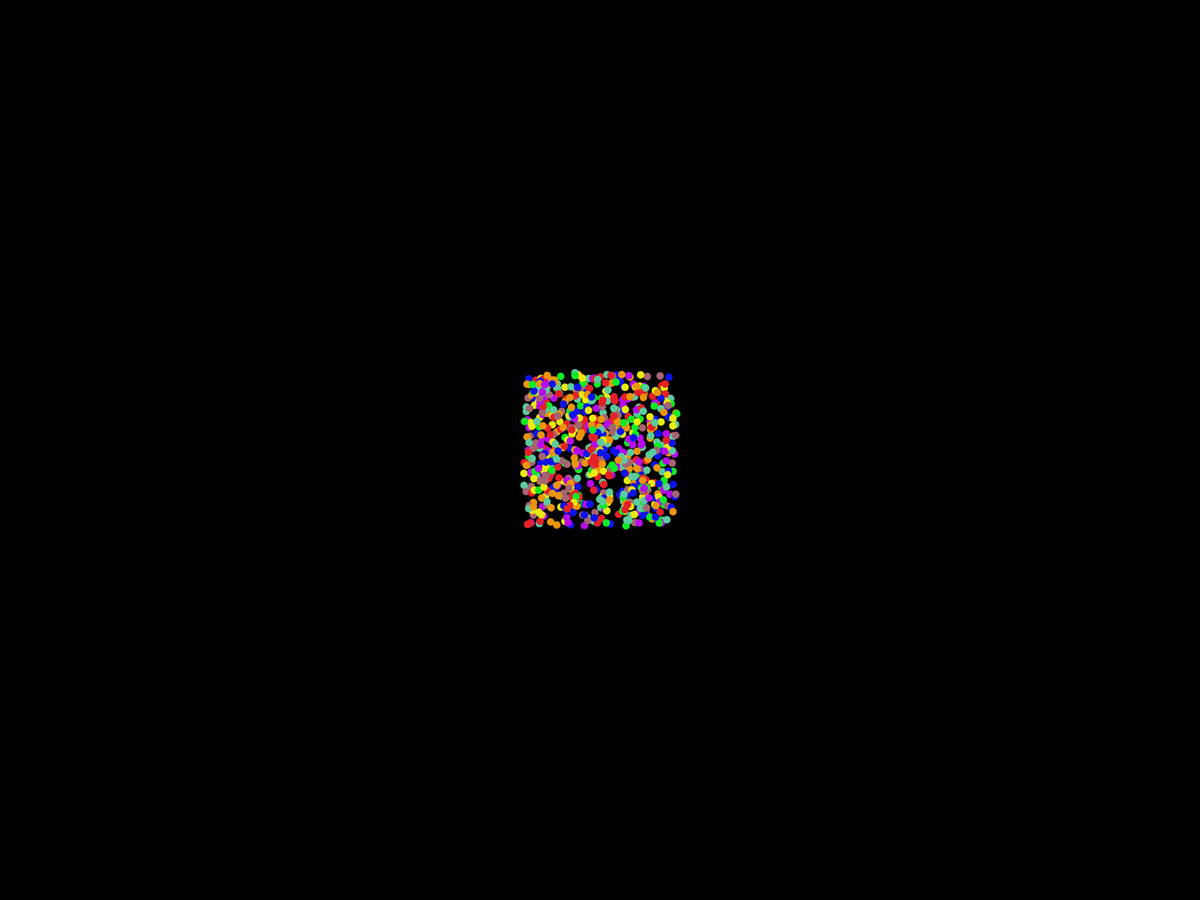
Frame 1 (no input)
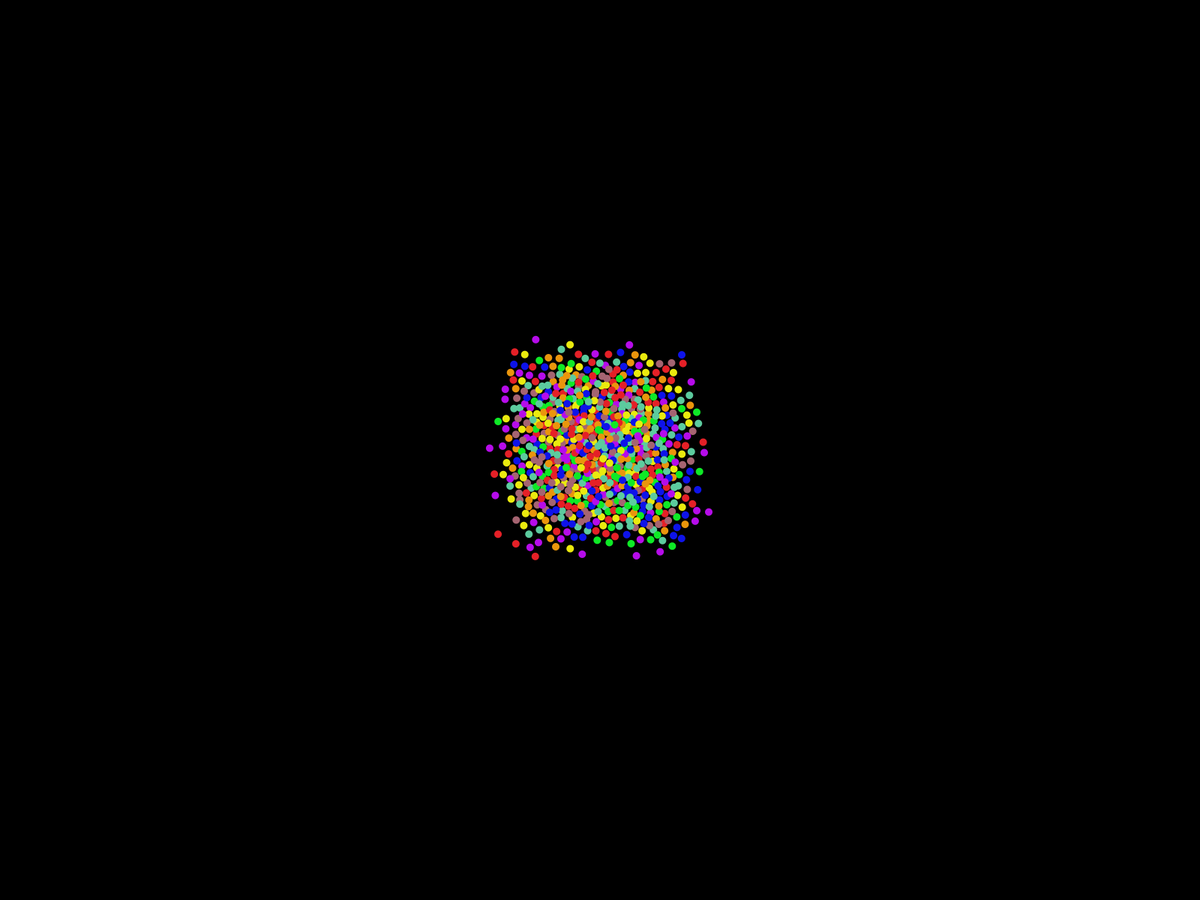
Frame 60 (the mouse pressed at the canvas centre just before this capture)
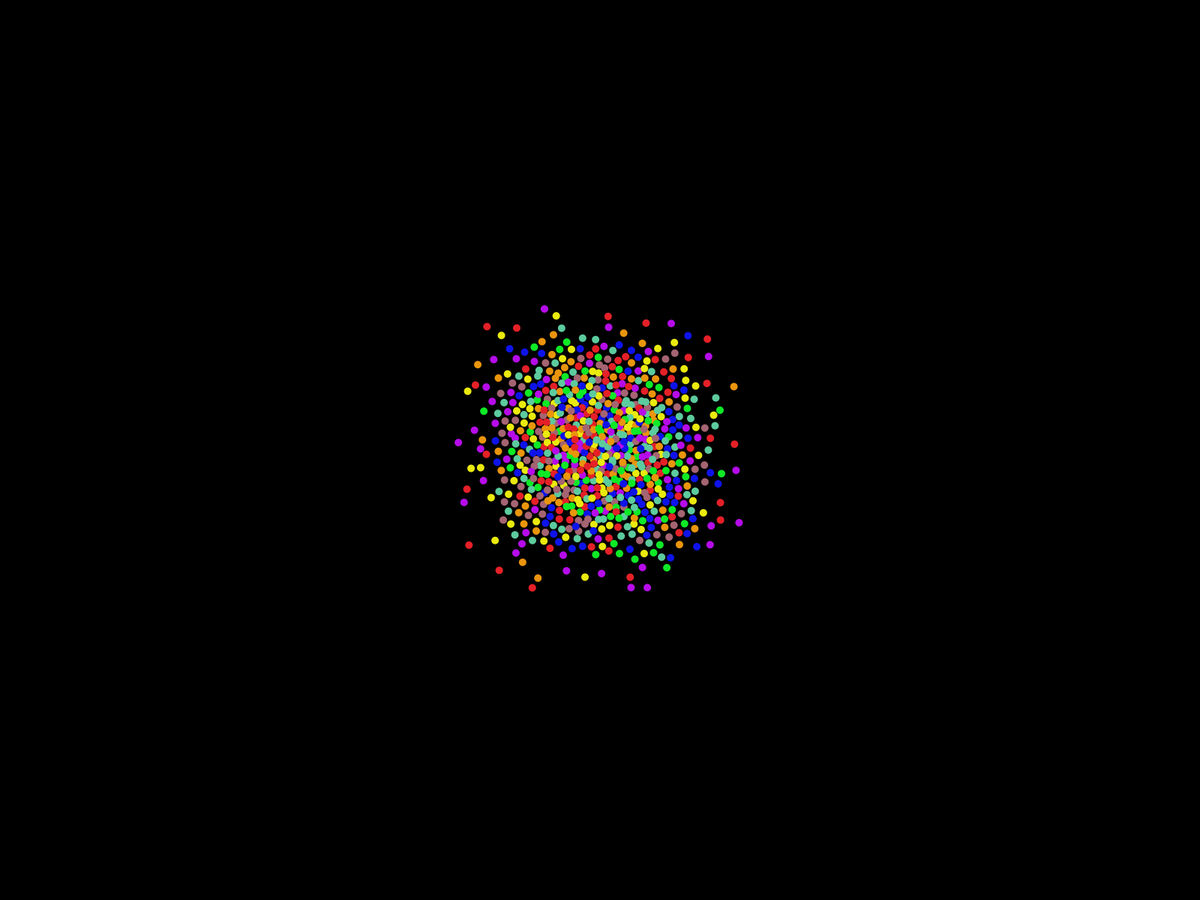
Frame 120 (the mouse held since frame 60 and released just before this capture)

The Processing sketch that drew these frames (run headless with seeded random() and noise(); from frame 60 on, the mouse is pressed at the canvas centre):

// Processing sketch: Particle_clusterV11
// ── Particle_clusterV11.pde
ArrayList <particle> population = new ArrayList <particle> ();
float [][] rule; 
float [] coat;
float [] sight;
float [] minsig;
int n = 8;
float radius = 10;
final float maxpop = 750;
int maxv = 2;
float threshold = 0.1;
boolean boom = true;

void setup() {
  fullScreen();
  noStroke();
  rule = new float [n][n];
  coat = new float [n];
  sight = new float [n];
  minsig = new float [n];
  for (int w = 0; w < n; w++) {
    for (int t = 0; t < n; t++) {
      rule[w][t] = random(-maxv, maxv);
    }
    coat[w] = random(0.5, 1.5);
    while (coat[w] < 0.3 && coat[w] > -0.3) {
      coat[w] = random(-0.7, 1.5);
    }
    sight[w] = random(radius, radius * 2);
    minsig[w] =  random(0, radius / 2);
  }

  reseed();
}

void keyPressed() {
  if (key == ' ') {
    reseed();
  } else if (key == 'n' || key == 'N') {

    for (int w = 0; w < n; w++) {
      for (int t = 0; t < n; t++) {
        rule[w][t] = random(-maxv, maxv);
      }
      coat[w] = random(0.5, 1.5);
      while (coat[w] < 0.3 && coat[w] > -0.3) {
        coat[w] = random(-0.7, 1.5);
      }
      sight[w] = random(radius * 2, radius * 5);
      minsig[w] =  random(0, radius / 2);
    }
    reseed();
  } else if (key == 'b' || key == 'B') {

    boom = !boom;
    reseed();
  }
}

void reseed() {
  population.clear();

  for (int i = 0; i < maxpop; i++) {
    int r = int(random(n));

    if (r == 0) {
      population.add(new particle(rule[r], coat[r], sight[r], minsig[r]));
    } else if (r == 1) {
      population.add(new greenl(rule[r], coat[r], sight[r], minsig[r])); //esistono già funzioni con i nomi dei colori...
    } else if (r == 2) {
      population.add(new bluel(rule[r], coat[r], sight[r], minsig[r]));
    } else if (r == 3) {
      population.add(new redl(rule[r], coat[r], sight[r], minsig[r]));
    } else if (r == 4) {
      population.add(new purple(rule[r], coat[r], sight[r], minsig[r]));
    } else if (r == 5) {
      population.add(new orange(rule[r], coat[r], sight[r], minsig[r]));
    } else if (r == 6) {
      population.add(new lightblue(rule[r], coat[r], sight[r], minsig[r]));
    } else if (r == 7) {
      population.add(new brown(rule[r], coat[r], sight[r], minsig[r]));
    }
  }
}

void draw() {
  background(0);
  for (particle p : population) {
    p.move();
    p.create();
  }
}

// ── blue.pde
class bluel extends particle {

  bluel(float [] d, float c, float s, float m) {
    super(d, c, s, m);
    specie = #0E13EA;
    index = 2;
  }
}

// ── brown.pde
class brown extends particle {

  brown(float [] d, float c, float s, float m) {
    super(d, c, s, m);
    specie = #A56471;
    index = 7;
  }
}

// ── green.pde
class greenl extends particle {

  greenl(float [] d, float c, float s, float m) {
    super(d, c, s, m);
    specie = #0EEA26;
    index = 1;
  }
}

// ── lightblue.pde
class lightblue extends particle {

  lightblue(float [] d, float c, float s, float m) {
    super(d, c, s, m);
    specie = #5CCB9E;
    index = 6;
  }
}

// ── orange.pde
class orange extends particle {

  orange(float [] d, float c, float s, float m) {
    super(d, c, s, m);
    specie = #EA950C;
    index = 5;
  }
}

// ── particle.pde
class particle {//la classe generale particle definisce la particella gialla

  PVector loc;
  PVector vel;
  PVector acc;
  float maxfor = 1;
  float maxvel = 0.5;
  float sight;
  float minsig;
  float coatt;
  int index;
  color specie;
  PVector pseudoloc;

  float [] diplomacy; //oppure un'array di float pieno di coefficienti

  particle(float [] d, float c, float s, float m) {

    if (!boom) {
      loc = new PVector (random(width), random(height));
    } else {
      loc = new PVector (random(width / 2 - 100, width / 2 + 100), random(height / 2 - 100, height / 2 + 100));
    }
    vel = new PVector (random(-5, 5), random(-5, 5));
    acc = new PVector ();
    pseudoloc = loc;

    coatt = c;
    specie = #EAEA0E;
    index = 0; 

    sight = s;
    minsig = m;

    diplomacy = d;
    // diplomacy = new float [] {0.4, -1.3, 1, 1, 1, -1, -1.4};
  }


  void move() {

    PVector crow = crowded();
    PVector inter = interact();

    inter.mult(coatt);

    acc.add(crow.mult(1.3));
    acc.add(inter);

    vel.add(acc);
    if (vel.mag() > threshold) {
      pseudoloc.add(vel);
    }
    vel.mult(0.999); //qui
    acc.mult(0);
  }

  PVector crowded() {//return PVector
    PVector closep = new PVector();
    int counter = 0;

    for (particle p : population) {
      if (p != this) {

        float d = dist(loc.x, loc.y, p.loc.x, p.loc.y);

        if (d <= minsig + radius && d != 0) {
          counter++;
          PVector diff = PVector.sub(loc, p.loc);
          diff.div(d * d);
          closep.add(diff);
        }
      }
    }

    if (counter > 0) {
      closep.setMag(maxvel * 1.5);
      closep.sub(vel);
      closep.limit(maxfor * 3);
      closep.div(counter);
    }
    return closep;
  }


  PVector interact() {
    int counter = 0;
    PVector inte = new PVector();
    for (particle p : population) {
      if (p != this) {

        float d = dist(loc.x, loc.y, p.loc.x, p.loc.y);

        if (d <= sight && d >= minsig + radius && d!= 0) {
          counter++;
          PVector diff = PVector.sub(p.loc, loc);
          diff.div(d * d);
          diff.mult(diplomacy[p.index]);
          inte.add(diff);
        }
      }
    }

    if (counter > 0) {
      inte.setMag(maxvel);
      inte.sub(vel);
      inte.limit(maxfor);
      inte.div(counter);
    }
    return inte;
  } 

  void edge() {
    if (loc.x < 0 || loc.x > width) {
      loc.x = random(width);
    }

    if (loc.y < 0 || loc.y > width) {
      loc.y = random(height);
    }

    //loc.x = constrain(loc.x, 0, width);
    //loc.y = constrain(loc.y, 0, height);
    //if (loc.x < 0) {
    //  loc.x = width;
    //} else if (loc.x > width) {
    //  loc.x = 0;
    //}

    //if (loc.y < 0) {
    //  loc.y = height;
    //} else if (loc.y > height) {
    //  loc.y = 0;
    //}

    //if ((loc.x < 0 || loc.x > width) || (loc.y < 0 || loc.y > width)) {
    // vel.x *= -1;
    // vel.y *= -1;
    //}
  }

  void create() {
    edge();
    loc = pseudoloc; 
    fill(specie);
    circle(loc.x, loc.y, radius);
  }
}

// ── purple.pde
class purple extends particle {

  purple(float [] d, float c, float s, float m) {
    super(d, c, s, m);
    specie = #B60CEA;
    index = 4;
  }
}

// ── red.pde
class redl extends particle {

  redl(float [] d, float c, float s, float m) {
    super(d, c, s, m);
    specie = #E52027;
    index = 3;
  }
}
